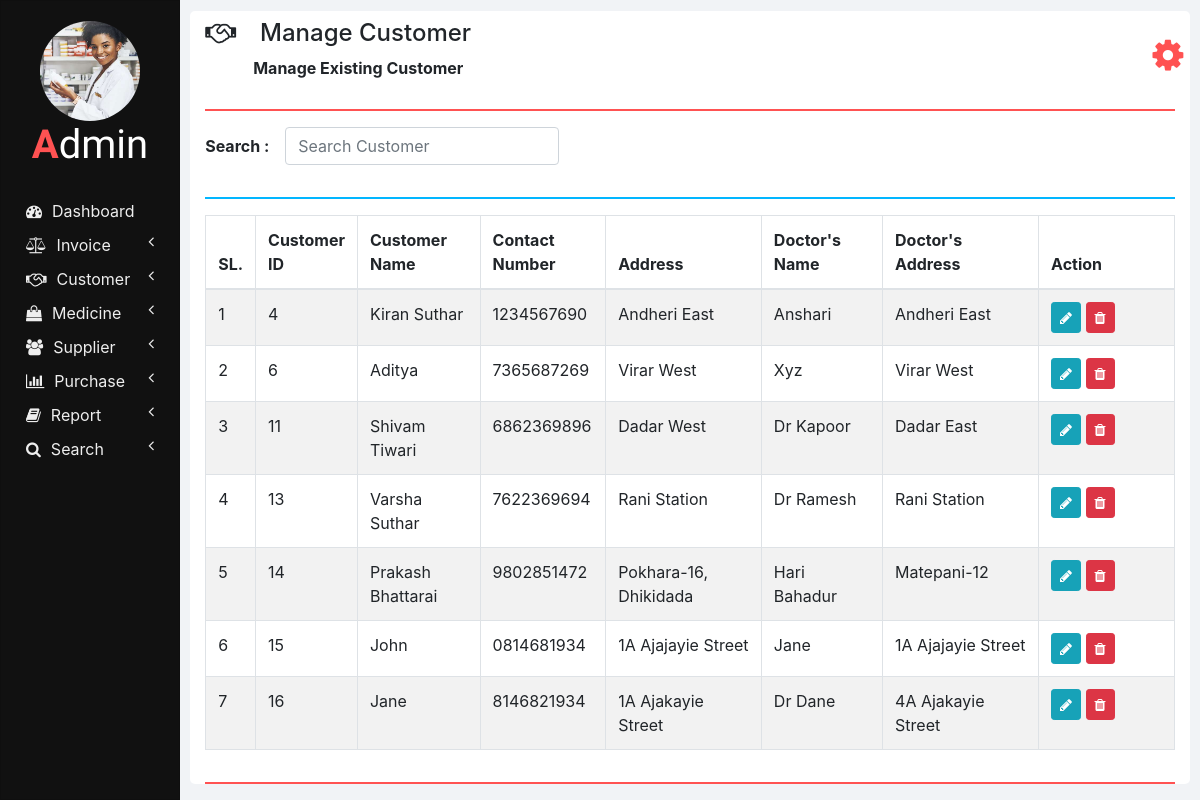
The page /manage_customer.php on the database its author committed.
### tables this page shows
CREATE TABLE `customers` (
  `ID` int(11) NOT NULL,
  `NAME` varchar(20) NOT NULL,
  `CONTACT_NUMBER` varchar(10) NOT NULL,
  `ADDRESS` varchar(100) NOT NULL,
  `DOCTOR_NAME` varchar(20) NOT NULL,
  `DOCTOR_ADDRESS` varchar(100) NOT NULL
);

### php/manage_customer.php (the view, shortened to what this page needs)
<?php
  function showCustomers($id) {
    require "db_connection.php";
    if($con) {
      $seq_no = 0;
      $query = "SELECT * FROM customers";
      $result = mysqli_query($con, $query);
      while($row = mysqli_fetch_array($result)) {
        $seq_no++;
        if($row['ID'] == $id)
          showEditOptionsRow($seq_no, $row);
        else
          showCustomerRow($seq_no, $row);
      }
    }
  }
  function showCustomerRow($seq_no, $row) {
    ?>
    <tr>
      <td><?php echo $seq_no; ?></td>
      <td><?php echo $row['ID'] ?></td>
      <td><?php echo $row['NAME']; ?></td>
      <td><?php echo $row['CONTACT_NUMBER']; ?></td>
      <td><?php echo $row['ADDRESS']; ?></td>
      <td><?php echo $row['DOCTOR_NAME']; ?></td>
      <td><?php echo $row['DOCTOR_ADDRESS']; ?></td>
      <td>
        <button href="" class="btn btn-info btn-sm" onclick="editCustomer(<?php echo $row['ID']; ?>);">
          <i class="fa fa-pencil"></i>
        </button>
        <button class="btn btn-danger btn-sm" onclick="deleteCustomer(<?php echo $row['ID']; ?>);">
          <i class="fa fa-trash"></i>
        </button>
      </td>
    </tr>
    <?php
  }
  ?>

### css/sidenav.css (style rules this page uses)
body { background-color: #f1f3f6; }
.sidenav { width: 15%; height: 100vh; background-color: #222222; position: fixed; z-index: 1; flex: 1 0 auto; }
.card { width: 100%; height: 100%; top: 0; border-radius: 0; background-color: #111111; }
.logo .logo-caption { font-family: "Poiret One", cursive; color: #ffffff; text-align: center; margin-bottom: 25px; }
.logo .profile { width: 100px; height: 100px; margin-left: 50%; border-radius: 50%; transform: translate(-50%); }
.logo .tweak { color: #ff5252; font-weight: bold; }
.main-menu-item { padding: 5px 5px; cursor: pointer; }
.main-menu-item > a { color: #eeeeee; text-decoration: none; font-size: 16px; }
.main-menu-item > a > span { margin-left: 10px; }

### css/home.css (style rules this page uses)
html, body { height: 100vh; }

### rows shown on the page
customers: seq_no "1", ID "4", NAME "Kiran Suthar", CONTACT_NUMBER "1234567690", ADDRESS "Andheri East", DOCTOR_NAME "Anshari", DOCTOR_ADDRESS "Andheri East"
customers: seq_no "2", ID "6", NAME "Aditya", CONTACT_NUMBER "7365687269", ADDRESS "Virar West", DOCTOR_NAME "Xyz", DOCTOR_ADDRESS "Virar West"
customers: seq_no "3", ID "11", NAME "Shivam Tiwari", CONTACT_NUMBER "6862369896", ADDRESS "Dadar West", DOCTOR_NAME "Dr Kapoor", DOCTOR_ADDRESS "Dadar East"
customers: seq_no "4", ID "13", NAME "Varsha Suthar", CONTACT_NUMBER "7622369694", ADDRESS "Rani Station", DOCTOR_NAME "Dr Ramesh", DOCTOR_ADDRESS "Rani Station"
customers: seq_no "5", ID "14", NAME "Prakash Bhattarai", CONTACT_NUMBER "9802851472", ADDRESS "Pokhara-16, Dhikidada", DOCTOR_NAME "Hari Bahadur", DOCTOR_ADDRESS "Matepani-12"
customers: seq_no "6", ID "15", NAME "John", CONTACT_NUMBER "0814681934", ADDRESS "1A Ajajayie Street", DOCTOR_NAME "Jane", DOCTOR_ADDRESS "1A Ajajayie Street"
customers: seq_no "7", ID "16", NAME "Jane", CONTACT_NUMBER "8146821934", ADDRESS "1A Ajakayie Street", DOCTOR_NAME "Dr Dane", DOCTOR_ADDRESS "4A Ajakayie Street"

### other values the page prints
$heading "Manage Customer"
$sub_heading "Manage Existing Customer"
